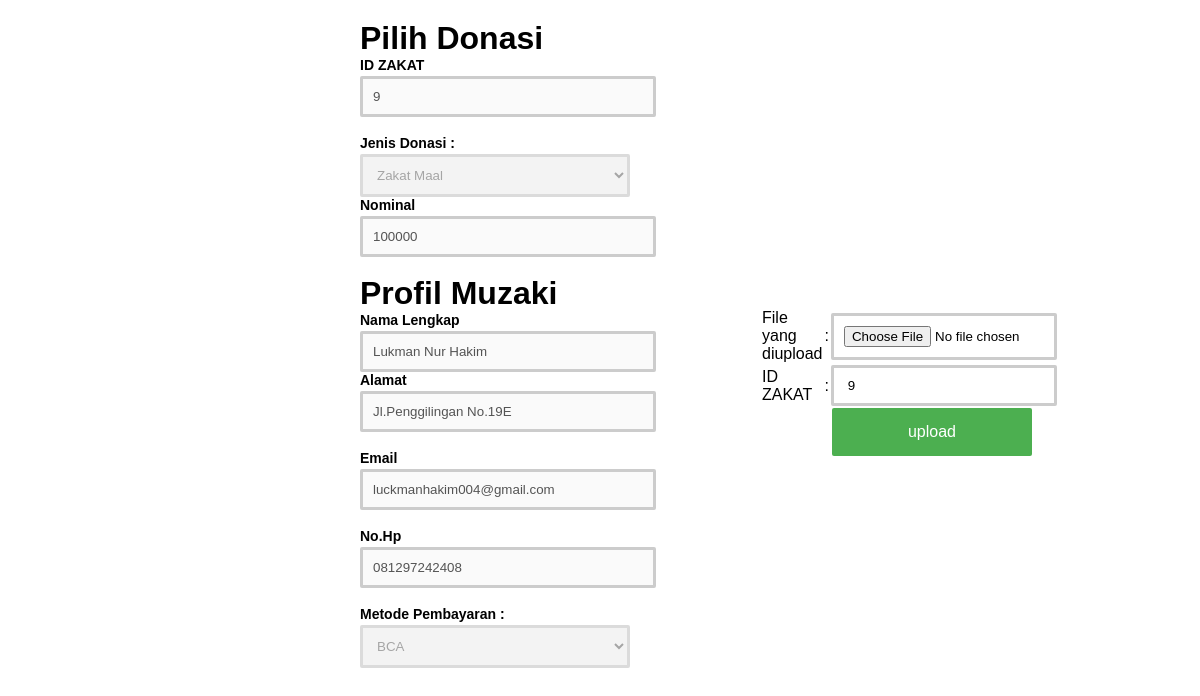
Before: /User/form_verif.php with the older database file.
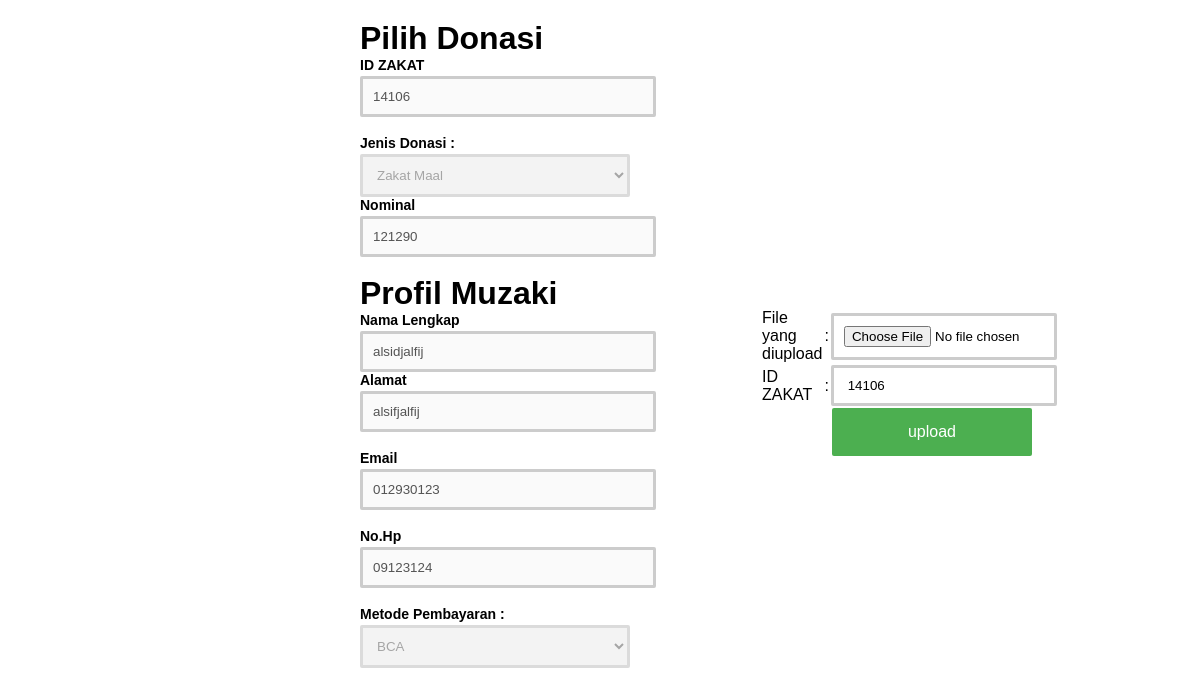
After: the same page with the newer database file.
### tables this page shows
CREATE TABLE `data_zakat` (
  `id_zakat` int(255) NOT NULL,
  `nama_lengkap` varchar(255) NOT NULL,
  `alamat` text NOT NULL,
  `email` varchar(255) NOT NULL,
  `no_hp` varchar(255) NOT NULL,
  `metode_pembayaran` varchar(255) NOT NULL,
  `jenis_zakat` varchar(255) NOT NULL,
  `nominal` int(255) NOT NULL,
  `status_verif` varchar(50) DEFAULT NULL
);

### User/form_verif.php (the view, shortened to what this page needs)
<?php
    include '../connect.php';
    $query = "SELECT * FROM data_zakat";
    $result = mysqli_query($connect, $query);
    $row = mysqli_fetch_assoc($result);
?>
<!DOCTYPE html>
<html>
  <head>
  </head>
  <body>
  <div class="container">
    <div class="form-part">
    <h1>Pilih Donasi</h1>
    <div class="verif">
        <div class="form-inputs">
            <div class="sqr-input">
                <div class="text-input margin-bottom-zero">
        <form enctype='multipart/form-data' method='POST' action='verif.php'>
        <table border='0' align='center'>
            <tr>
                <td>File yang diupload</td>
                <td>:</td>
                <td><input required type='file' name='fupload'></td>
            </tr>
            <tr>
                <td>ID ZAKAT</td>
                <td>:</td>
                <td><input readonly value=" <?php echo $row['id_zakat']; ?>" name='kode_zakat' rows='8' cols='40'></td>
            </tr
            <tr>
                <td colspan='4' align='center'><input class="upload" type='submit' value='upload' id="button"></td>
        </table>
        </form>
            </div>
        </div>
    </div>
</div>
    <div class="form-inputs">
        <div class="sqr-input">
            <div class="text-input margin-bottom-zero">
    <p><td><label for="id_zakat">ID ZAKAT</label></td>
        <td><input disabled value="<?php echo $row['id_zakat']; ?>" type="text" name="id_zakat" id="telp"><br></td></p>
    <label>Jenis Donasi : </label>
    <select disabled value="<?php echo $row['jenis_zakat']; ?>" name="jenis_zakat">
        <option value="Zakat Maal">Zakat Maal</option>
    </select>
        <p><td><label for="telp">Nominal</label></td>
        <td><input disabled value="<?php echo $row['nominal']; ?>" type="text" name="nominal" id="telp"><br></td></p>
        <h1>Profil Muzaki</h1>
        <p><td><label for="nama">Nama Lengkap</label></td>
        <td><input disabled value="<?php echo $row['nama_lengkap']; ?>" type="text" name="nama_lengkap" id="nama"></td></p>
        <p><td><label for="telp">Alamat</label></td>
        <td><input disabled value="<?php echo $row['alamat']; ?>" type="text" name="alamat" id="telp"><br></td></p>
        <p><td><label for="telp">Email</label></td>
        <td><input  disabled value="<?php echo $row['email']; ?>" type="text" name="email" id="telp"><br></td></p>
        <p><td><label for="telp">No.Hp</label></td>
        <td><input disabled value="<?php echo $row['no_hp']; ?>" type="text" name="no_hp" id="telp"><br></td></p>
        <label>Metode Pembayaran : </label>
        <select disabled value="<?php echo $row['metode_pembayaran']; ?>" name="metode_pembayaran">
            <option value="BCA">BCA</option>
        </select>
        <br>
</div>
</div>
</div>
</div>
</div>
  </body>
</html>

### User/form_verif.php (style rules this page uses)
* { margin: 0; padding: 0; outline: 0; font-family: sans-serif; }
.container { width: 600px; margin: 10px 30%; }
#button { background-color: #4CAF50; border: none; color: white; padding: 15px 32px; text-align: center; text-decoration: none; display: inline-block; font-size: 16px; }
.form-part { margin: 20px 0; }
.check-boxes, .radio-button, .text-input { margin-bottom: 13px; }
.check-boxes label, .radio-button label, .text-input label { display: block; margin-bottom: 3px; font-family: 'Josefin Sans', sans-serif; font-size: 14px; font-weight: 600; }
.text-input input, .text-input select, .text-input textarea { padding: 10px; display: block; width: 100%; border: solid 3px #ccc; -webkit-border-radius: 2px; -moz-border-radius: 2px; border-radius: 2px; }
.text-input select { width: 100%; }
.sqr-check-input .check-boxes, .sqr-input .text-input, .sqr-radio-input .radio-button { float: left; width: 45%; }
.sqr-check-input .check-boxes:nth-child(1), .sqr-input .text-input:nth-child(1), .sqr-radio-input .radio-button:nth-child(1) { margin-right: 10%; }
.margin-bottom-zero { margin-bottom: 0; }
.verif { position:absolute; margin-top: 250px; margin-left: 400px; }
.verif input { width: 200px; }
.upload { margin-left: 45px; }

Changed rows visible on the page:
removed data_zakat: kode_zakat "9", id_zakat "9", jenis_zakat "Zakat Maal", nominal "100000", nama_lengkap "Lukman Nur Hakim", alamat "Jl.Penggilingan No.19E", email "luckmanhakim004@gmail.com", no_hp "081297242408", metode_pembayaran "BCA"
added data_zakat: kode_zakat "14106", id_zakat "14106", jenis_zakat "Zakat Maal", nominal "121290", nama_lengkap "alsidjalfij", alamat "alsifjalfij", email "012930123", no_hp "09123124", metode_pembayaran "BCA"
